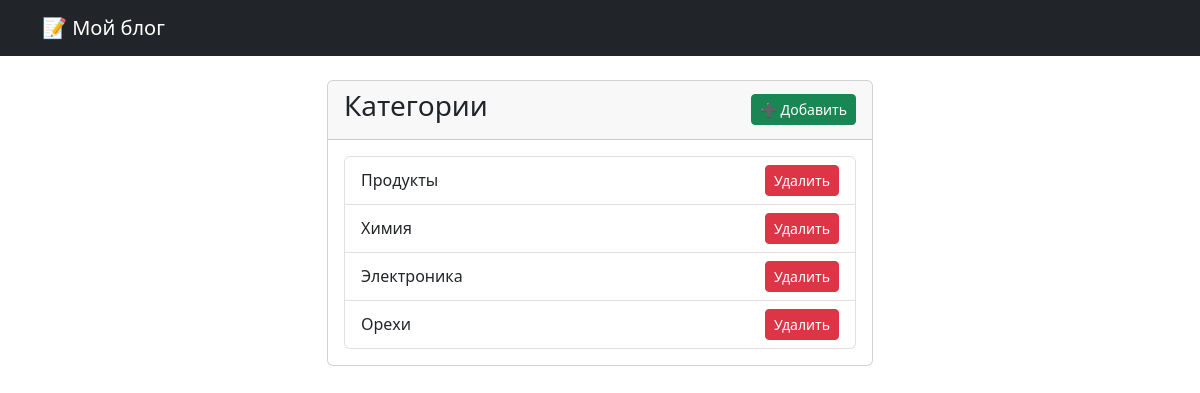
Page /categories/ on the committed database.
### main/models.py (models this page shows, shortened)
class Category(models.Model):
    name = models.CharField(max_length=100)

### main/views.py (the view)
# urls.py: path('categories/', views.CategoryListView.as_view(), name='category_list'),
class CategoryListView(ListView):
    model = Category
    template_name = 'main/category_list.html'
    context_object_name = 'categories'

### main/templates/main/category_list.html (shortened to what this page needs)
<!DOCTYPE html>
<html lang="ru">
<head>
    <link href="https://cdn.jsdelivr.net/npm/bootstrap@5.3.0/dist/css/bootstrap.min.css" rel="stylesheet">
</head>
<body>
    <nav class="navbar navbar-expand-lg navbar-dark bg-dark">
        <div class="container">
            <a class="navbar-brand" href="{% url 'post_list' %}">📝 Мой блог</a>
        </div>
    </nav>
    <div class="container mt-4">
        <div class="row">
            <div class="col-md-6 offset-md-3">
                <div class="card">
                    <div class="card-header d-flex justify-content-between align-items-center">
                        <h3>Категории</h3>
                        <a href="{% url 'category_create' %}" class="btn btn-success btn-sm">➕ Добавить</a>
                    </div>
                    <div class="card-body">
                        <ul class="list-group">
                            {% for category in categories %}
                            <li class="list-group-item d-flex justify-content-between align-items-center">
                                {{ category.name }}
                                <a href="{% url 'category_delete' category.pk %}" class="btn btn-danger btn-sm">Удалить</a>
                            </li>
                            {% empty %}
                            <li class="list-group-item text-muted">Категорий пока нет</li>
                            {% endfor %}
                        </ul>
                    </div>
                </div>
            </div>
        </div>
    </div>
</body>
</html>

### rows in the picture
Category: name "Продукты"
Category: name "Химия"
Category: name "Электроника"
Category: name "Орехи"
